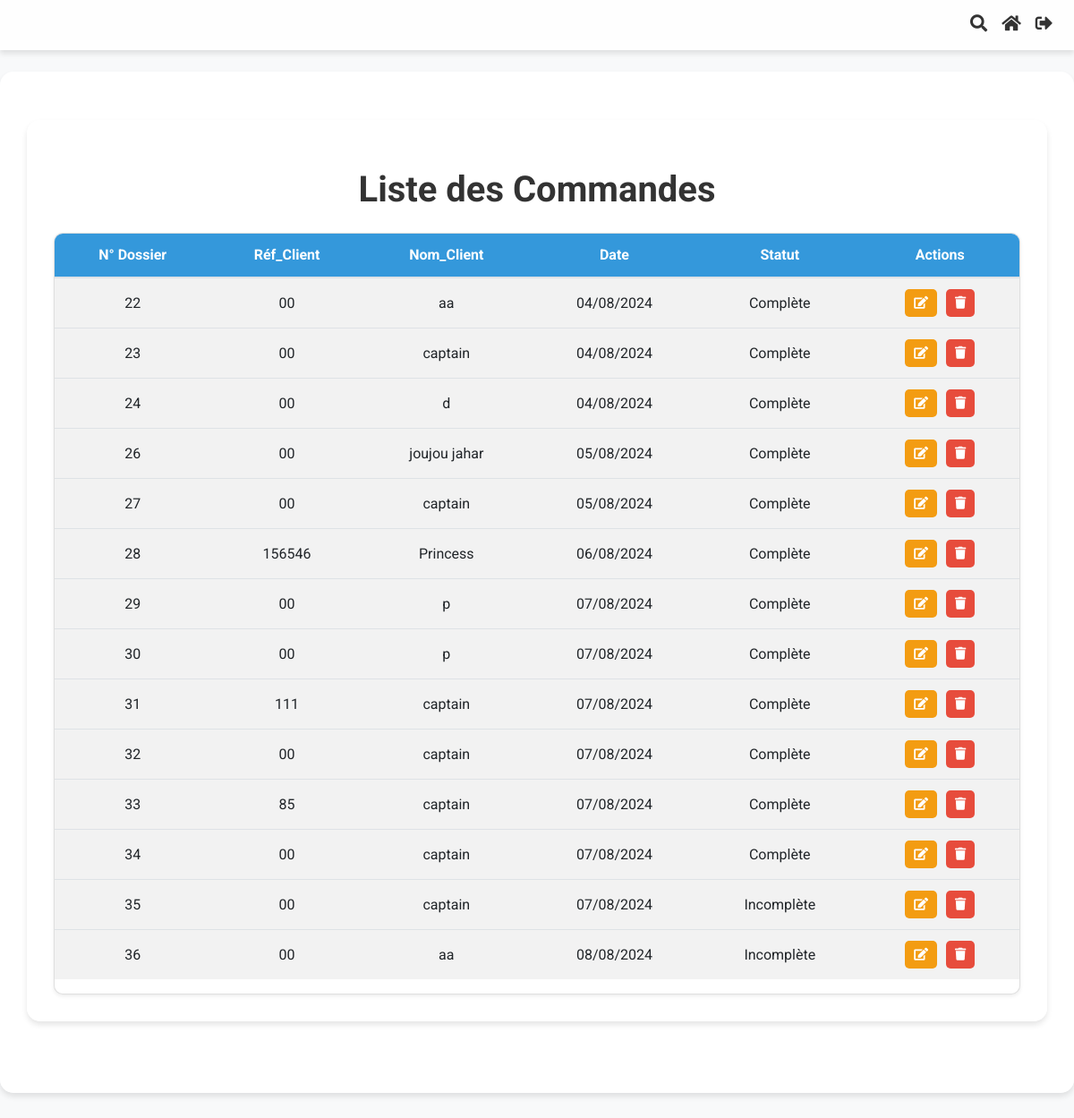
Page /application/commandes/ (signed in) on the earlier database version.
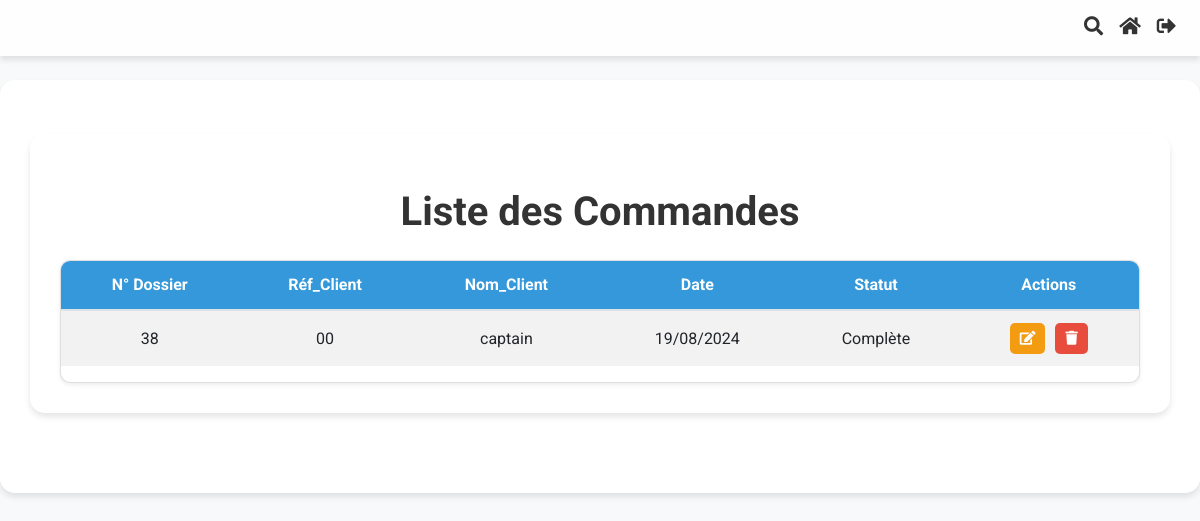
Same page on the later database version.
### Application/models.py (models this page shows, shortened)
class Commande(models.Model):
    order_id = models.AutoField(primary_key=True)
    date_time = models.DateTimeField(auto_now_add=True)
    company_reference_number = models.CharField(max_length=100)
    client_name = models.CharField(max_length=100, default="")
    adresse = models.CharField(max_length=255, blank=True, null=True)
    email = models.EmailField(blank=True, null=True)
    fax = models.CharField(max_length=50, blank=True, null=True)
    ice = models.CharField(max_length=50, blank=True, null=True)
    infographiste = models.CharField(max_length=100, blank=True, null=True)
    order_status = models.CharField(max_length=50, choices=[
        ('draft', 'Draft'),
        ('completed', 'Completed')
    ])
    bc_number = models.CharField(max_length=50, blank=True, null=True)
    date_bc = models.DateField(blank=True, null=True)
    devis_date = models.DateTimeField(blank=True, null=True)
    devis_numero = models.IntegerField(null=True, blank=True)
    facture_date = models.DateTimeField(blank=True, null=True)
    facture_numero = models.IntegerField(null=True, blank=True)
    bl_date = models.DateTimeField(blank=True, null=True)
    bl_numero = models.IntegerField(null=True, blank=True)
    remarque = models.CharField(max_length=50, choices=[
        ('paye', 'Payé'),
        ('non_paye', 'Non Payé')
    ], default='non payé')
    facture_status = models.CharField(max_length=50, choices=[
            ('no_facture', 'Pas de Facture'),
            ('facture_termine', 'Facture Terminée')
        ], default='pas de facture')
    bl_status = models.CharField(max_length=50, choices=[
            ('no_bl', 'Pas de bon_livraison'),
            ('bl_termine', 'bon_livraison Terminé')
        ], default='pas de bon_livraison')
    devis_status = models.CharField(max_length=50, choices=[
            ('no_devis', 'Pas de Devis'),
            ('devis_termine', 'Devis Terminé')
        ], default='pas de devis')

### Application/views.py (the view)
# urls.py: path('commandes/', views.liste_commandes, name='liste_commandes'),
@login_required
def liste_commandes(request):
    query = request.GET.get('q')
    if query:
        commandes = Commande.objects.filter(
            Q(order_id__icontains=query) |
            Q(client_name__icontains=query)
        )
    else:
        commandes = Commande.objects.filter(order_status__in=['draft', 'completed'])
    is_assistant = request.user.groups.filter(name='Assistants').exists()
    return render(request, 'Application/liste_commandes.html', {'commandes': commandes, 'is_assistant': is_assistant})

### Application/templatetags/commande_extras.py (called while the page is built)
@register.filter
def translate_status(status):
    translations = {
        'draft': 'Incomplète',
        'completed': 'Complète',
        'devis': 'Devis',
        'facture': 'Facture',
        'bon_livraison': 'Bon de Livraison',
        'situation_client': 'Situation Client'
    }
    return translations.get(status, status)

### Application/templates/Application/liste_commandes.html (shortened to what this page needs)
{% extends "base.html" %}
{% load static %}
{% load commande_extras %}
{% block content %}
<div class="container mt-4">
    <h1 class="text-center header-title my-4">Liste des Commandes</h1>
    <div class="card shadow-sm custom-table">
                <table class="table table-striped">
                    <thead>
                        <tr>
                            <th>N° Dossier</th>
                            <th>Réf_Client</th>
                            <th>Nom_Client</th>
                            <th>Date</th>
                            <th>Statut</th>
                            <th>Actions</th>
                        </tr>
                    </thead>
                    <tbody>
                        {% if commandes %}
                            {% for commande in commandes %}
                                <tr>
                                    <td>{{ commande.order_id }}</td>
                                    <td>{{ commande.company_reference_number }}</td>
                                    <td>{{ commande.client_name }}</td>
                                    <td>{{ commande.date_time|date:"d/m/Y" }}</td>
                                    <td>{{ commande.order_status|translate_status }}</td>
                                    <td>
                                        <div class="btn-container">
                                            <a href="{% url 'modifier_commande' commande.pk %}" class="btn btn-sm btn-custom-warning">
                                                <i class="fas fa-edit"></i>
                                            </a>
                                            <a href="{% url 'supprimer_commande' commande.pk %}" class="btn btn-sm btn-custom-danger" onclick="return confirm('Etes-vous sûr de vouloir supprimer cette commande?');">
                                                <i class="fas fa-trash"></i>
                                            </a>
                                        </div>
                                    </td>
                                </tr>
                            {% endfor %}
                        {% else %}
                            <tr>
                                <td colspan="6" class="text-center">Aucune commande disponible.</td>
                            </tr>
                        {% endif %}
                    </tbody>
                </table>
        </div>
</div>
{% endblock %}

Differences in the rows shown:
removed Commande: order_id "22", company_reference_number "00", client_name "aa", date_time "04/08/2024", order_status|translate_status "Complète"
removed Commande: order_id "23", company_reference_number "00", client_name "captain", date_time "04/08/2024", order_status|translate_status "Complète"
removed Commande: order_id "24", company_reference_number "00", client_name "d", date_time "04/08/2024", order_status|translate_status "Complète"
removed Commande: order_id "26", company_reference_number "00", client_name "joujou jahar", date_time "05/08/2024", order_status|translate_status "Complète"
removed Commande: order_id "27", company_reference_number "00", client_name "captain", date_time "05/08/2024", order_status|translate_status "Complète"
removed Commande: order_id "28", company_reference_number "156546", client_name "Princess", date_time "06/08/2024", order_status|translate_status "Complète"
removed Commande: order_id "29", company_reference_number "00", client_name "p", date_time "07/08/2024", order_status|translate_status "Complète"
removed Commande: order_id "30", company_reference_number "00", client_name "p", date_time "07/08/2024", order_status|translate_status "Complète"
removed Commande: order_id "31", company_reference_number "111", client_name "captain", date_time "07/08/2024", order_status|translate_status "Complète"
removed Commande: order_id "32", company_reference_number "00", client_name "captain", date_time "07/08/2024", order_status|translate_status "Complète"
removed Commande: order_id "33", company_reference_number "85", client_name "captain", date_time "07/08/2024", order_status|translate_status "Complète"
removed Commande: order_id "34", company_reference_number "00", client_name "captain", date_time "07/08/2024", order_status|translate_status "Complète"
removed Commande: order_id "35", company_reference_number "00", client_name "captain", date_time "07/08/2024", order_status|translate_status "Incomplète"
removed Commande: order_id "36", company_reference_number "00", client_name "aa", date_time "08/08/2024", order_status|translate_status "Incomplète"
added Commande: order_id "38", company_reference_number "00", client_name "captain", date_time "19/08/2024", order_status|translate_status "Complète"
